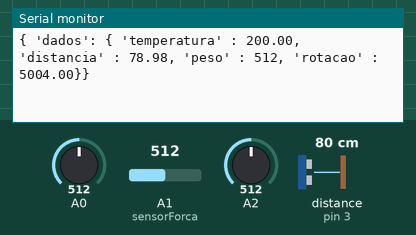
Bench run of a sketch on a simulated Arduino Uno, built with avr-gcc and run on an emulated ATmega328P. On the bench: the last lines printed to the serial monitor. Wiring (inferred from the names in the program): ultrasonic range finder: trigger pin 2; echo pin 3. The test bench sets the inputs (shaded band); at power-on: A0 = 512, A1 (sensorForca) = 512, A2 = 512, distance to the obstacle (sensor on pin 3) 80 cm. The echo pulse lasts 58.3 µs per cm.

Above: at 11.4 s.
11.5 s: A0 set to 321
At 12.3 s:
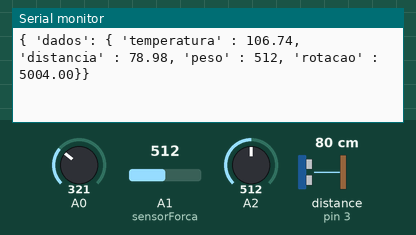
15.6 s: A0 set to 290
At 16.1 s:
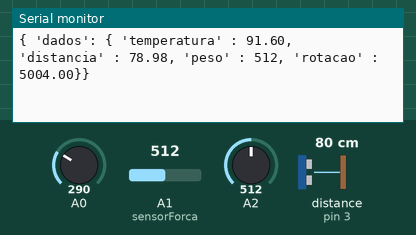
Timing chart, 0 to 18.1 s (numbered marks = the images above; inputs shaded):
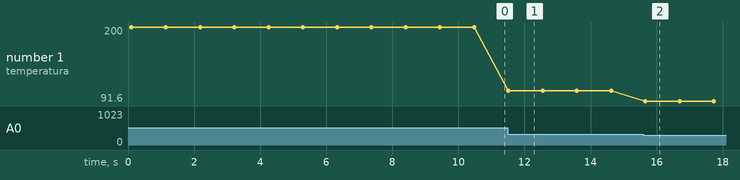

The sketch:

Codigo.ino
```cpp
//Saida do sensor ultrassonico
int pinOutput = 2;
//Entrada do sensor ultrassonico
int pinIntput = 3;

//Parametros de calculo da distancia do sensor ultrassonico
float TempoEcho = 0;
const float VelocidadeSom_mpors = 340;
const float VelocidadeSom_mporus = 0.000340;

//Entrada do sensor de força
int peso=0;
int sensorForca=A1;

void setup(){
  pinMode(pinOutput, OUTPUT);
  digitalWrite(pinOutput, LOW);
  pinMode(pinIntput, INPUT);

  Serial.begin(9600);
  delay(100);
}

void loop() {
  //Leitura da temperatura e calculo para conversao em celsius
  int tmp = analogRead(A0);
  float voltage = (tmp * 5.0)/1024;
  float milliVolt = voltage * 1000;
  float celsius = (milliVolt-500)/10;

  //Leitura da distancia e calculo para distania em cm
  DisparaPulsoUltrassonico();
  TempoEcho = pulseIn(pinIntput, HIGH);
  float distancia = (CalculaDistancia(TempoEcho)*100);

  //Leitura da forca aplicada no sensor
  peso = analogRead(sensorForca);

  //Leitura da rotacao
  float rotacao = map(analogRead(A2), 0, 1023, 0, 10000);

  //Construcao da estrutura JSON
  Serial.print("{ 'dados': { 'temperatura' : ");
  Serial.print(celsius);
  Serial.print(", 'distancia' : ");
  Serial.print(distancia);
  Serial.print(", 'peso' : ");
  Serial.print(peso);
  Serial.print(", 'rotacao' : ");
  Serial.print(rotacao);
  Serial.println("}}");

  delay(1000);
}

void DisparaPulsoUltrassonico(){
  digitalWrite(pinOutput, HIGH);
  delayMicroseconds(10);
  digitalWrite(pinOutput, LOW);
}

float CalculaDistancia(float tempo_us){
  return((tempo_us*VelocidadeSom_mporus)/2);
}
```

Measured:
- after the input at 11.5 s, the serial monitor: prints a new line at once (image 1)
- after the input at 15.6 s, the serial monitor: prints a new line after 0.06 s (image 2)
- plotted number 1: 200 → 106.74 after the input at 11.5 s, 106.74 → 91.6 after the input at 15.6 s
